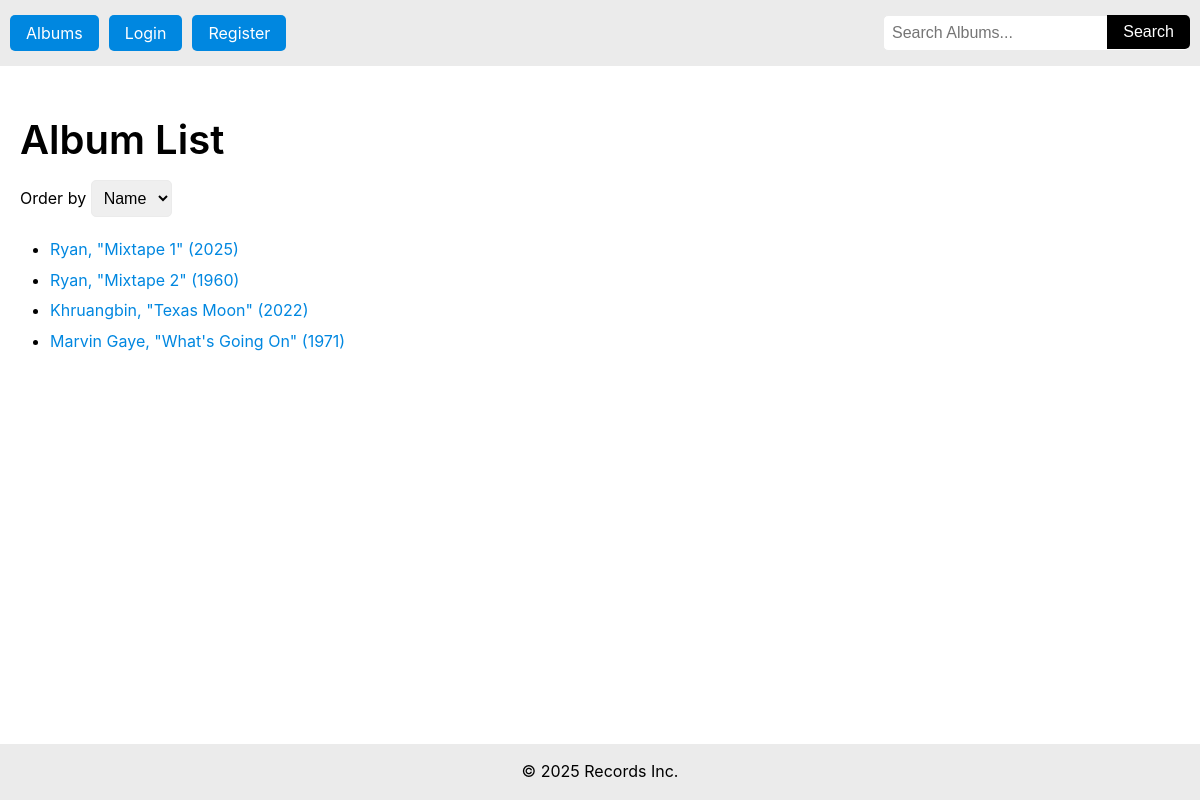
Screenshot of /album_list.php with the database file from the repository.
### tables this page shows
CREATE TABLE `album` (
  `album_id` int(11) UNSIGNED NOT NULL,
  `title` varchar(100) NOT NULL,
  `artist` varchar(100) NOT NULL,
  `label` varchar(100) NOT NULL,
  `release_year` smallint(5) UNSIGNED NOT NULL
);

### album_list.php (the view, shortened to what this page needs)
<?php
  require 'db_connect.php';
  require "header.php";
  $order_by = 'title';
  $search_term = '';
  $where_clause = '';
  $params = [];
  $sql = "SELECT album_id, title, artist, release_year
          FROM album
          $where_clause
          ORDER BY $order_by ASC";
  $stmt = $db->prepare($sql);
  $stmt->execute($params);
  $records_data = $stmt->fetchAll();
?>
<main>
  <h1><?= !empty($search_term) ? "Search Results" : "Album List" ?></h1>
  <?php if (empty($search_term)): ?>
    <form method="GET">
      <label>
        Order by
        <select name="order" onchange="this.form.submit()">
          <option value="title" <?= $order_by === 'title' ? 'selected' : '' ?>>Name</option>
        </select>
      </label>
    </form>
  <?php endif; ?>
  <ul class="album-list">
    <?php if (count($records_data) > 0): ?>
      <?php foreach ($records_data as $row): ?>
        <li>
          <a href="album_details.php?id=<?= urlencode($row['album_id']) ?>">
            <?= htmlspecialchars($row['artist']) ?>,
            "<?= htmlspecialchars($row['title']) ?>"
            (<?= htmlspecialchars($row['release_year']) ?>)
          </a>
        </li>
      <?php endforeach; ?>
    <?php else: ?>
      <p>No albums found<?= !empty($search_term) ? " matching \"" . htmlspecialchars($search_term) . "\"" : "" ?>.</p>
    <?php endif; ?>
  </ul>
</main>
<?php require "footer.php"; ?>

### styles.css (style rules this page uses)
:root { --black: #000000; --gray: #ebebeb; --accent: #0087e0; --white: #ffffff; }
*, *::before, *::after { box-sizing: border-box; margin: 0; padding: 0; }
html { font-size: 1rem; scroll-behavior: smooth; }
body { font-family: -apple-system, BlinkMacSystemFont, "Segoe UI", Roboto, Oxygen, Ubuntu, Cantarell, sans-serif; line-height: 1.6; color: var(--black); background: var(--white); min-height: 100vh; display: flex; flex-direction: column; }
main { flex-grow: 1; padding: 50px 20px; }
h1, h2, h3, h4, h5, h6 { margin-bottom: 1rem; line-height: 1.2; font-weight: 600; }
h1 { font-size: 2.5rem; }
.album-list { margin: 20px 0 0 30px; display: grid; gap: 5px; }

### rows the page displays
album: artist "Ryan", title "Mixtape 1", release_year "2025"
album: artist "Ryan", title "Mixtape 2", release_year "1960"
album: artist "Khruangbin", title "Texas Moon", release_year "2022"
album: artist "Marvin Gaye", title "What's Going On", release_year "1971"
